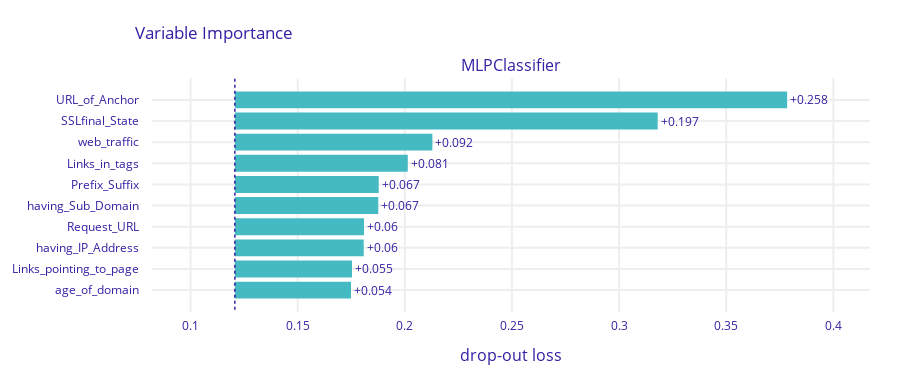

Notebook source saved alongside this figure:
### Code cell
import dalex as dx

exp = dx.Explainer(classifier, X, y)

mp = exp.model_parts(loss_function = 'rmse')

mp.plot()

### Figure 1 — Plotly figure (JSON) as saved in the notebook; plotly's stock layout.template omitted (floating-point values rounded to 4 significant figures)
{"data": [{"base": 0.1207, "hoverinfo": "text", "hoverlabel": {"bgcolor": "rgba(0,0,0,0.8)"}, "hovertext": ["Model: MLPClassifier loss after<br>variable: URL_of_Anchor is permuted: 0.378<br>Drop-out loss change: +0.258", "Model: MLPClassifier loss after<br>variable: SSLfinal_State is permuted: 0.318<br>Drop-out loss change: +0.197", "Model: MLPClassifier loss after<br>variable: web_traffic is permuted: 0.213<br>Drop-out loss change: +0.092", "Model: MLPClassifier loss after<br>variable: Links_in_tags is permuted: 0.201<br>Drop-out loss change: +0.081", "Model: MLPClassifier loss after<br>variable: Prefix_Suffix is permuted: 0.188<br>Drop-out loss change: +0.067", "Model: MLPClassifier loss after<br>variable: having_Sub_Domain is permuted: 0.188<br>Drop-out loss change: +0.067", "Model: MLPClassifier loss after<br>variable: Request_URL is permuted: 0.181<br>Drop-out loss change: +0.06", "Model: MLPClassifier loss after<br>variable: having_IP_Address is permuted: 0.181<br>Drop-out loss change: +0.06", "Model: MLPClassifier loss after<br>variable: Links_pointing_to_page is permuted: 0.175<br>Drop-out loss change: +0.055", "Model: MLPClassifier loss after<br>variable: age_of_domain is permuted: 0.175<br>Drop-out loss change: +0.054"], "marker": {"color": "#46bac2"}, "orientation": "h", "showlegend": false, "text": ["+0.258", "+0.197", "+0.092", "+0.081", "+0.067", "+0.067", "+0.06", "+0.06", "+0.055", "+0.054"], "textposition": "outside", "type": "bar", "x": [0.2578, 0.1973, 0.0922, 0.08071, 0.06714, 0.06694, 0.06028, 0.06015, 0.05468, 0.05421], "xaxis": "x", "y": ["URL_of_Anchor", "SSLfinal_State", "web_traffic", "Links_in_tags", "Prefix_Suffix", "having_Sub_Domain", "Request_URL", "having_IP_Address", "Links_pointing_to_page", "age_of_domain"], "yaxis": "y"}], "layout": {"annotations": [{"font": {"size": 16}, "showarrow": false, "text": "MLPClassifier", "x": 0.5, "xanchor": "center", "xref": "paper", "y": 1, "yanchor": "bottom", "yref": "paper"}, {"font": {"size": 16}, "showarrow": false, "text": "drop-out loss", "x": 0.5, "xanchor": "center", "xref": "paper", "y": 0, "yanchor": "top", "yref": "paper", "yshift": -30}], "font": {"color": "#371ea3"}, "height": 383, "margin": {"b": 71, "r": 30, "t": 78}, "shapes": [{"line": {"color": "#371ea3", "dash": "dot", "width": 1.5}, "type": "line", "x0": 0.1207, "x1": 0.1207, "xref": "x", "y0": -1, "y1": 10, "yref": "y"}], "title": {"text": "Variable Importance", "x": 0.15}, "xaxis": {"anchor": "y", "automargin": true, "domain": [0, 1], "fixedrange": true, "gridwidth": 2, "range": [0.08202, 0.4171], "tickcolor": "white", "ticklen": 3, "ticks": "outside", "type": "linear", "zeroline": false}, "yaxis": {"anchor": "x", "automargin": true, "autorange": "reversed", "domain": [0, 1], "fixedrange": true, "gridwidth": 2, "tickcolor": "white", "ticklen": 10, "ticks": "outside", "type": "category"}}}
